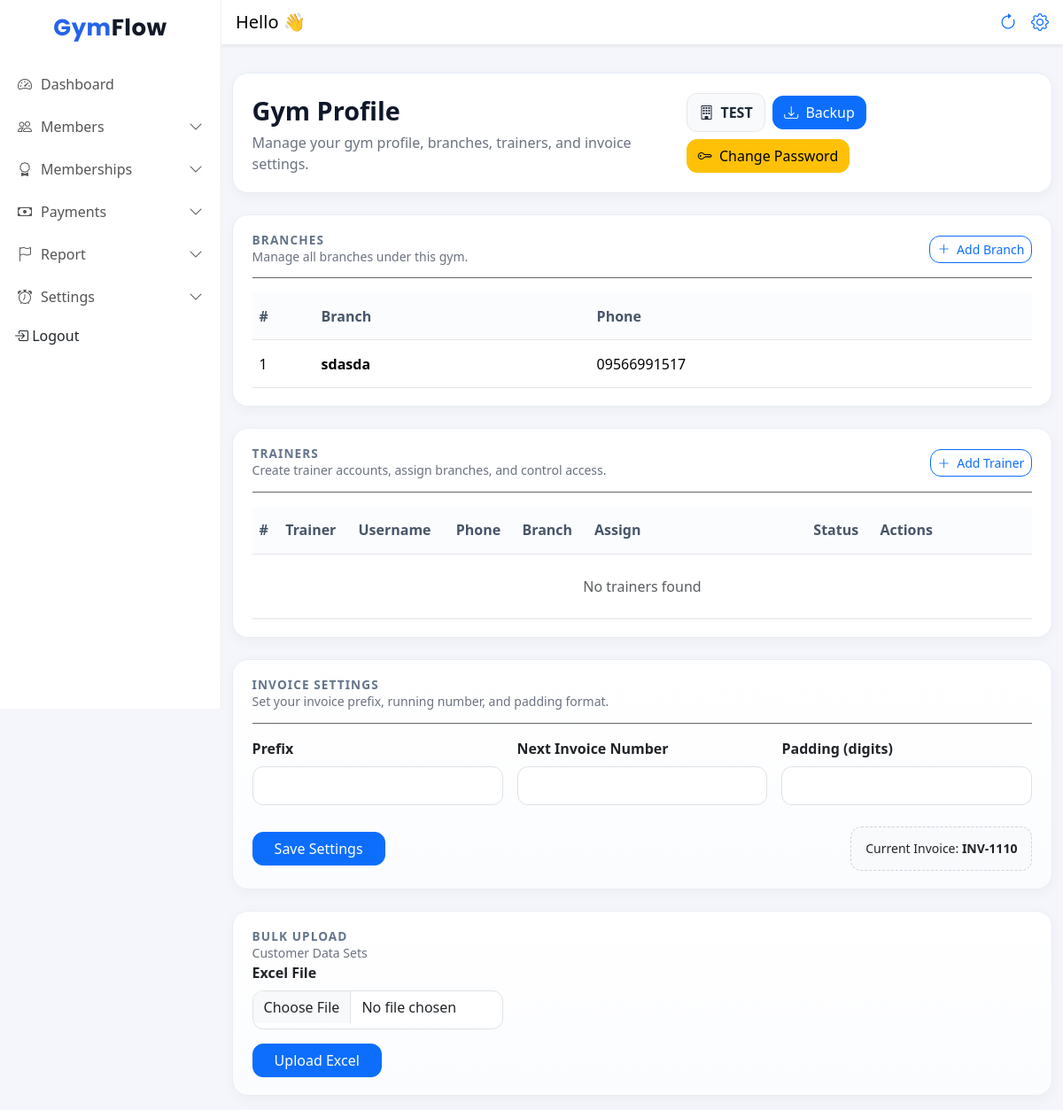
The page /profile/ (signed in) on the database as committed earlier.
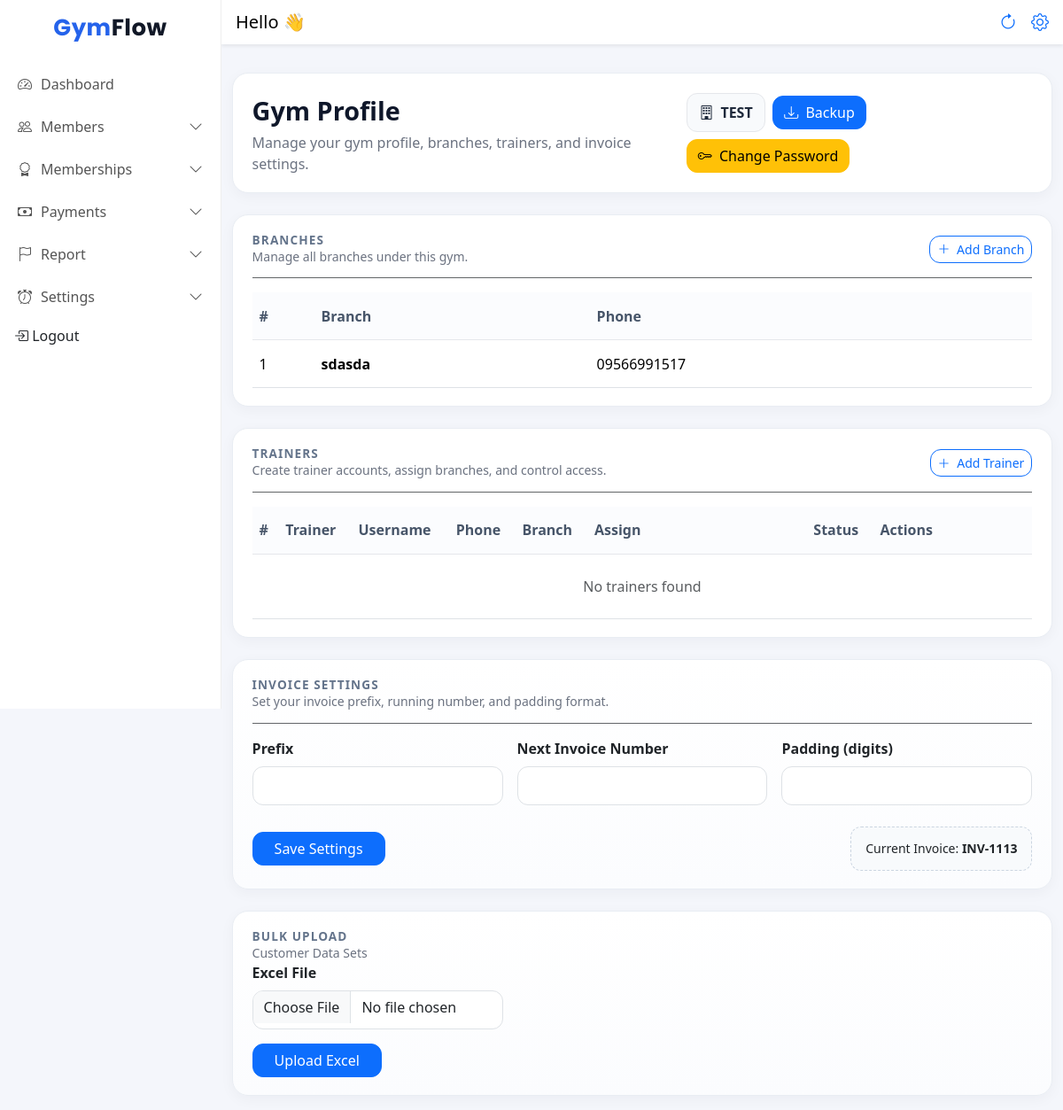
The same page on the database as committed later.
### frontend/models.py (models this page shows, shortened)
class InvoiceSettings(models.Model):
    gym = models.OneToOneField("frontend.Gym", on_delete=models.CASCADE, related_name="invoice_settings")
    prefix = models.CharField(max_length=20, default="INV")   # ex: MFG, INV, MFG-VLR
    next_number = models.PositiveIntegerField(default=1001)   # owner can set this
    padding = models.PositiveIntegerField(default=4)          # 0001 format

### frontend/views.py (the view)
# urls.py: path("profile/", gym_profile, name="gym_profile"),
@login_required
@owner_required
def gym_profile(request):
    gym = request.user.gym
    branches = Branch.objects.filter(gym=gym).order_by("name")
    trainers = User.objects.filter(gym=gym, role="TRAINER").select_related("branch").order_by("first_name", "username")
    invoice_setting, _ = InvoiceSettings.objects.get_or_create(
        gym=gym,
        defaults={"prefix": "INV", "next_number": 1001, "padding": 4}
    )
    return render(request, "gym_profile.html", {
        "gym": gym,
        "branches": branches,
        "trainers": trainers,
         "invoice_setting": invoice_setting
    })

### frontend/templates/gym_profile.html (shortened to what the changed rows need)
{% extends "base.html" %}
{% load static %}
{% block content %}
<div class="container-fluid py-3 profile-page">
    <div class="row g-4">
        {% if request.user.gym.plan_type == "multi" %}
        <div class="col-12">
            <div class="card section-card">
                <div class="card-body">
                    <div class="table-responsive">
                        <table class="table table-hover align-middle">
                            <thead>
                                <tr>
                                    <th style="width:70px;">#</th>
                                    <th>Branch</th>
                                    <th>Phone</th>
                                </tr>
                            </thead>
                        </table>
                    </div>
                </div>
            </div>
        </div>
        {% endif %}
        <div class="col-12">
            <div class="card section-card">
                <div class="card-body">
                    <div class="table-responsive">
                        <table class="table align-middle">
                            <thead>
                                <tr>
                                    <th>#</th>
                                    <th>Trainer</th>
                                    <th>Username</th>
                                    <th>Phone</th>
                                    <th>Branch</th>
                                    <th style="min-width:220px;">Assign</th>
                                    <th>Status</th>
                                    <th style="min-width:160px;">Actions</th>
                                </tr>
                            </thead>
                        </table>
                    </div>
                </div>
            </div>
        </div>
        <div class="col-12">
            <div class="card section-card settings-box">
                <div class="card-body">
                    <form method="post" action="{% url 'invoice_settings' %}">
                        <div class="d-flex justify-content-between align-items-center flex-wrap gap-3 mt-4">
                            <div class="invoice-current small">
                                Current Invoice:
                                <strong>{{ invoice_setting.prefix }}-{{ invoice_setting.next_number|stringformat:"04d" }}</strong>
                            </div>
                        </div>
                    </form>
                </div>
            </div>
        </div>
    </div>
</div>
{% endblock %}

Rows that differ between the two databases and show on the page:
changed InvoiceSettings "INV": next_number "1110" → "1113"
